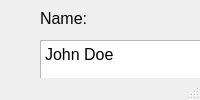
<?xml version="1.0" encoding="UTF-8"?>
<ui version="4.0">
 <class>view_member</class>
 <widget class="QMainWindow" name="view_member">
  <property name="geometry">
   <rect>
    <x>0</x>
    <y>0</y>
    <width>390</width>
    <height>0</height>
   </rect>
  </property>
  <property name="windowTitle">
   <string>View Member</string>
  </property>
  <widget class="QWidget" name="centralwidget">
   <widget class="QTextEdit" name="member_name">
    <property name="geometry">
     <rect>
      <x>40</x>
      <y>40</y>
      <width>301</width>
      <height>41</height>
     </rect>
    </property>
    <property name="font">
     <font>
      <pointsize>12</pointsize>
     </font>
    </property>
    <property name="verticalScrollBarPolicy">
     <enum>Qt::ScrollBarAlwaysOff</enum>
    </property>
    <property name="horizontalScrollBarPolicy">
     <enum>Qt::ScrollBarAlwaysOff</enum>
    </property>
    <property name="readOnly">
     <bool>false</bool>
    </property>
    <property name="html">
     <string>&lt;!DOCTYPE HTML PUBLIC &quot;-//W3C//DTD HTML 4.0//EN&quot; &quot;http://www.w3.org/TR/REC-html40/strict.dtd&quot;&gt;
&lt;html&gt;&lt;head&gt;&lt;meta name=&quot;qrichtext&quot; content=&quot;1&quot; /&gt;&lt;style type=&quot;text/css&quot;&gt;
p, li { white-space: pre-wrap; }
&lt;/style&gt;&lt;/head&gt;&lt;body style=&quot; font-family:'MS Shell Dlg 2'; font-size:12pt; font-weight:400; font-style:normal;&quot;&gt;
&lt;p style=&quot; margin-top:0px; margin-bottom:0px; margin-left:0px; margin-right:0px; -qt-block-indent:0; text-indent:0px;&quot;&gt;John Doe&lt;/p&gt;&lt;/body&gt;&lt;/html&gt;</string>
    </property>
    <property name="textInteractionFlags">
     <set>Qt::TextEditorInteraction</set>
    </property>
   </widget>
   <widget class="QTextEdit" name="member_batch">
    <property name="geometry">
     <rect>
      <x>40</x>
      <y>120</y>
      <width>301</width>
      <height>41</height>
     </rect>
    </property>
    <property name="font">
     <font>
      <pointsize>12</pointsize>
     </font>
    </property>
    <property name="verticalScrollBarPolicy">
     <enum>Qt::ScrollBarAlwaysOff</enum>
    </property>
    <property name="horizontalScrollBarPolicy">
     <enum>Qt::ScrollBarAlwaysOff</enum>
    </property>
    <property name="html">
     <string>&lt;!DOCTYPE HTML PUBLIC &quot;-//W3C//DTD HTML 4.0//EN&quot; &quot;http://www.w3.org/TR/REC-html40/strict.dtd&quot;&gt;
&lt;html&gt;&lt;head&gt;&lt;meta name=&quot;qrichtext&quot; content=&quot;1&quot; /&gt;&lt;style type=&quot;text/css&quot;&gt;
p, li { white-space: pre-wrap; }
&lt;/style&gt;&lt;/head&gt;&lt;body style=&quot; font-family:'MS Shell Dlg 2'; font-size:12pt; font-weight:400; font-style:normal;&quot;&gt;
&lt;p style=&quot; margin-top:0px; margin-bottom:0px; margin-left:0px; margin-right:0px; -qt-block-indent:0; text-indent:0px;&quot;&gt;2028&lt;/p&gt;&lt;/body&gt;&lt;/html&gt;</string>
    </property>
   </widget>
   <widget class="QTextEdit" name="member_email">
    <property name="geometry">
     <rect>
      <x>40</x>
      <y>200</y>
      <width>301</width>
      <height>41</height>
     </rect>
    </property>
    <property name="font">
     <font>
      <pointsize>12</pointsize>
     </font>
    </property>
    <property name="verticalScrollBarPolicy">
     <enum>Qt::ScrollBarAlwaysOff</enum>
    </property>
    <property name="horizontalScrollBarPolicy">
     <enum>Qt::ScrollBarAlwaysOff</enum>
    </property>
    <property name="html">
     <string>&lt;!DOCTYPE HTML PUBLIC &quot;-//W3C//DTD HTML 4.0//EN&quot; &quot;http://www.w3.org/TR/REC-html40/strict.dtd&quot;&gt;
&lt;html&gt;&lt;head&gt;&lt;meta name=&quot;qrichtext&quot; content=&quot;1&quot; /&gt;&lt;style type=&quot;text/css&quot;&gt;
p, li { white-space: pre-wrap; }
&lt;/style&gt;&lt;/head&gt;&lt;body style=&quot; font-family:'MS Shell Dlg 2'; font-size:12pt; font-weight:400; font-style:normal;&quot;&gt;
&lt;p style=&quot; margin-top:0px; margin-bottom:0px; margin-left:0px; margin-right:0px; -qt-block-indent:0; text-indent:0px;&quot;&gt;jd0669@st.habib.edu.pk&lt;/p&gt;&lt;/body&gt;&lt;/html&gt;</string>
    </property>
   </widget>
   <widget class="QPushButton" name="close_btn">
    <property name="geometry">
     <rect>
      <x>210</x>
      <y>360</y>
      <width>131</width>
      <height>41</height>
     </rect>
    </property>
    <property name="font">
     <font>
      <pointsize>12</pointsize>
     </font>
    </property>
    <property name="text">
     <string>Close</string>
    </property>
   </widget>
   <widget class="QPushButton" name="edit_btn">
    <property name="geometry">
     <rect>
      <x>40</x>
      <y>360</y>
      <width>131</width>
      <height>41</height>
     </rect>
    </property>
    <property name="font">
     <font>
      <pointsize>12</pointsize>
     </font>
    </property>
    <property name="text">
     <string>Edit</string>
    </property>
   </widget>
   <widget class="QLabel" name="name_label">
    <property name="geometry">
     <rect>
      <x>40</x>
      <y>10</y>
      <width>61</width>
      <height>16</height>
     </rect>
    </property>
    <property name="font">
     <font>
      <pointsize>12</pointsize>
     </font>
    </property>
    <property name="text">
     <string>Name:</string>
    </property>
   </widget>
   <widget class="QLabel" name="batch_label">
    <property name="geometry">
     <rect>
      <x>40</x>
      <y>90</y>
      <width>61</width>
      <height>16</height>
     </rect>
    </property>
    <property name="font">
     <font>
      <pointsize>12</pointsize>
     </font>
    </property>
    <property name="text">
     <string>Batch:</string>
    </property>
   </widget>
   <widget class="QLabel" name="email_label">
    <property name="geometry">
     <rect>
      <x>40</x>
      <y>170</y>
      <width>131</width>
      <height>16</height>
     </rect>
    </property>
    <property name="font">
     <font>
      <pointsize>12</pointsize>
     </font>
    </property>
    <property name="text">
     <string>HU email address:</string>
    </property>
   </widget>
   <widget class="QGroupBox" name="role_groupbox">
    <property name="geometry">
     <rect>
      <x>40</x>
      <y>260</y>
      <width>301</width>
      <height>80</height>
     </rect>
    </property>
    <property name="font">
     <font>
      <pointsize>12</pointsize>
     </font>
    </property>
    <property name="title">
     <string>Role:</string>
    </property>
    <widget class="QRadioButton" name="lead_option">
     <property name="geometry">
      <rect>
       <x>20</x>
       <y>30</y>
       <width>82</width>
       <height>17</height>
      </rect>
     </property>
     <property name="text">
      <string>Lead</string>
     </property>
    </widget>
    <widget class="QRadioButton" name="sub_lead_option">
     <property name="geometry">
      <rect>
       <x>100</x>
       <y>30</y>
       <width>91</width>
       <height>17</height>
      </rect>
     </property>
     <property name="text">
      <string>Sub-lead</string>
     </property>
    </widget>
    <widget class="QRadioButton" name="member_option">
     <property name="geometry">
      <rect>
       <x>200</x>
       <y>30</y>
       <width>82</width>
       <height>17</height>
      </rect>
     </property>
     <property name="text">
      <string>Member</string>
     </property>
     <property name="checked">
      <bool>true</bool>
     </property>
    </widget>
   </widget>
  </widget>
  <widget class="QMenuBar" name="menubar">
   <property name="geometry">
    <rect>
     <x>0</x>
     <y>0</y>
     <width>390</width>
     <height>21</height>
    </rect>
   </property>
  </widget>
  <widget class="QStatusBar" name="statusbar"/>
 </widget>
 <resources/>
 <connections/>
</ui>
